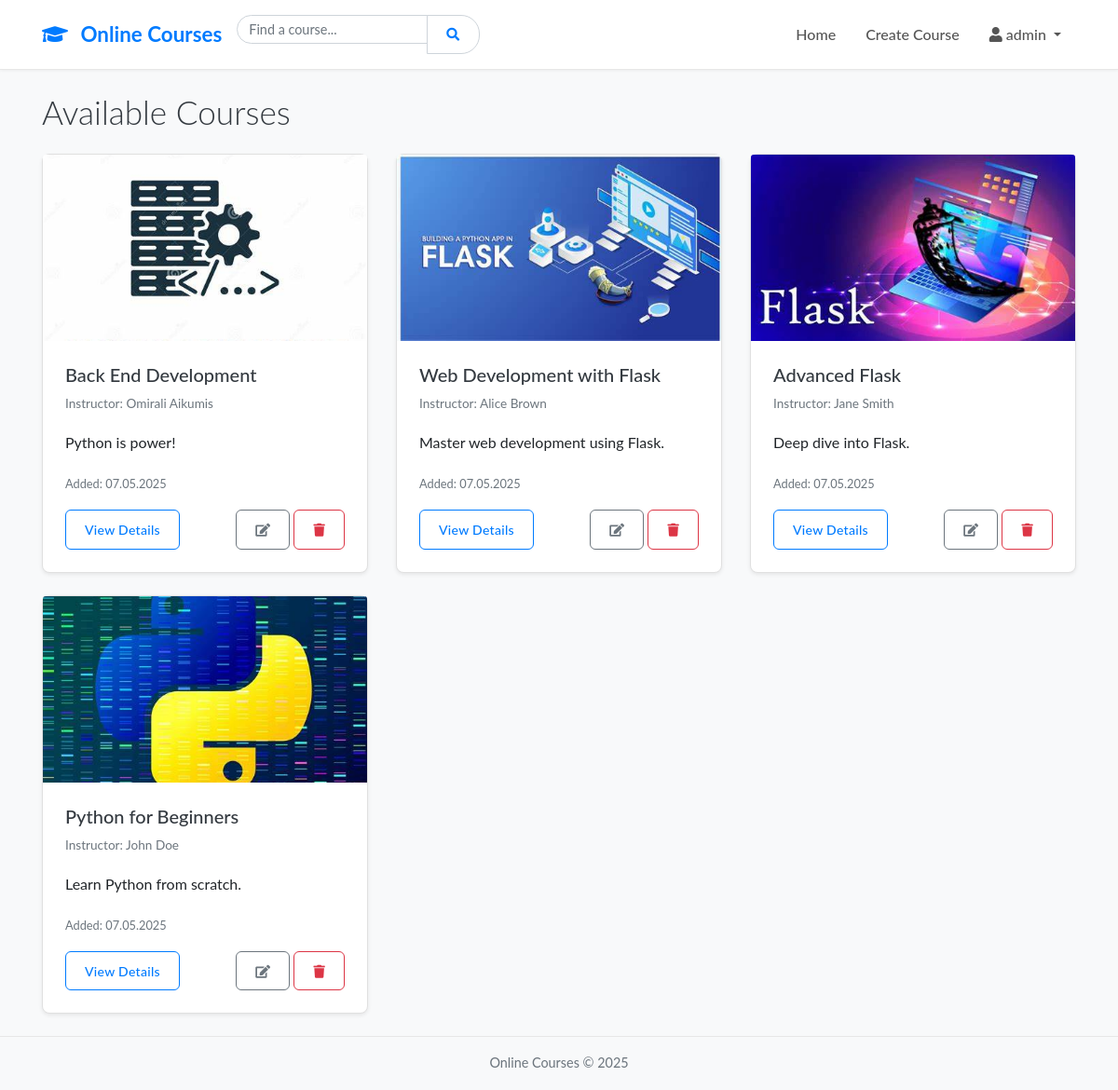
Screenshot of / (signed in) with the database file from the repository.
### app/models.py (models this page shows, shortened)
class User(UserMixin, db.Model):
    id = db.Column(db.Integer, primary_key=True)
    username = db.Column(db.String(64), index=True, unique=True, nullable=False)
    password_hash = db.Column(db.String(256), nullable=False)
    is_admin = db.Column(db.Boolean, default=False, nullable=False)
    courses = db.relationship('Course', backref='creator', lazy='dynamic', cascade="all, delete-orphan")

class Course(db.Model):
    id = db.Column(db.Integer, primary_key=True)
    title = db.Column(db.String(150), index=True, nullable=False)
    description = db.Column(db.Text, nullable=False)
    instructor = db.Column(db.String(100), nullable=False)
    date_posted = db.Column(db.DateTime, nullable=False, default=datetime.utcnow)
    image_filename = db.Column(db.String(100), nullable=True)
    material_filename = db.Column(db.String(100), nullable=True)
    user_id = db.Column(db.Integer, db.ForeignKey('user.id'), nullable=False)

### app/main/routes.py (the view)
@main_bp.route('/')
def courses_view():
    page = request.args.get('page', 1, type=int)
    search_query = request.args.get('query', '').strip()
    query_filter = Course.query
    if search_query:
        query_filter = query_filter.filter(
            or_(
                Course.title.ilike(f'%{search_query}%'),
                Course.instructor.ilike(f'%{search_query}%')
            )
        )
        title = f'Search Results: "{search_query}"'
    else:
        title = 'Available Courses'
    courses = query_filter.order_by(Course.date_posted.desc()).paginate(
        page=page, per_page=current_app.config.get('COURSES_PER_PAGE', 6)
    )
    return render_template('index.html', courses=courses, title=title, query=search_query)

### app/forms.py
class SearchForm(FlaskForm):
    query = StringField('Search Courses')
    submit = SubmitField('Search')

### app/main/routes.py (called while the page is built)
@main_bp.app_context_processor
def base():
    form = SearchForm()
    return dict(search_form=form)

### app/models.py (called while the page is built)
@login_manager.user_loader
def load_user(user_id):
    return db.session.get(User, int(user_id))

### app/templates/index.html (shortened to what this page needs)
{% extends "layout.html" %}
{% block content %}
<div class="d-flex justify-content-between align-items-center mb-3">
     <h1>{{ title }}</h1>
</div>
<div class="row">
    {% if courses and courses.items %}
        {% for course in courses.items %}
        <div class="col-md-4 mb-4">
            <div class="card h-100 shadow-sm">
                <a href="{{ url_for('courses.course_detail', course_id=course.id) }}">
                {% if course.image_filename %}
                    <img src="{{ url_for('courses.uploaded_file', type='images', filename=course.image_filename) }}" class="card-img-top" alt="{{ course.title }}" style="height: 200px; object-fit: cover;">
                {% else %}
                     <img src="{{ url_for('static', filename='images/placeholder.png') }}" class="card-img-top" alt="No Image Available" style="height: 200px; object-fit: contain; background-color: #f8f9fa;">
                 </a>
                {% endif %}
                <div class="card-body d-flex flex-column">
                    <h5 class="card-title">
                         <a href="{{ url_for('courses.course_detail', course_id=course.id) }}" class="text-dark">{{ course.title }}</a>
                    </h5>
                    <p class="card-text text-muted">Instructor: {{ course.instructor }}</p>
                    <p class="card-text flex-grow-1">{{ course.description | truncate(80) }}</p>
                    <p class="card-text"><small class="text-muted">Added: {{ course.date_posted.strftime('%d.%m.%Y') }}</small></p>
                    <div class="mt-auto d-flex justify-content-between align-items-center">
                        <a href="{{ url_for('courses.course_detail', course_id=course.id) }}" class="btn btn-outline-primary btn-sm">View Details</a>
                        {% if current_user.is_authenticated and current_user.is_admin %}
                        <div>
                            <a href="{{ url_for('courses.update_course', course_id=course.id) }}" class="btn btn-outline-secondary btn-sm" title="Edit"><i class="fas fa-edit"></i></a>
                            <button type="button" class="btn btn-outline-danger btn-sm" data-toggle="modal" data-target="#deleteModal{{ course.id }}" title="Delete"><i class="fas fa-trash"></i></button>
                         </div>
                        {% endif %}
                     </div>
                </div>
            </div>
        </div>
        {% endfor %}
    {% endif %}
</div>
{% endblock %}

### app/templates/layout.html (shortened to what this page needs)
<!DOCTYPE html>
<html lang="en">
<head>
    <link href="https://stackpath.bootstrapcdn.com/bootstrap/4.5.2/css/bootstrap.min.css" rel="stylesheet">
    <link rel="stylesheet" href="https://cdnjs.cloudflare.com/ajax/libs/font-awesome/5.15.3/css/all.min.css">
    <link rel="stylesheet" href="{{ url_for('static', filename='style.css') }}">
</head>
<body>
<nav class="navbar navbar-expand-lg navbar-dark bg-dark mb-4">
    <div class="container">
        <a class="navbar-brand" href="{{ url_for('main.courses_view') }}"><i class="fas fa-graduation-cap"></i> Online Courses</a>
        <div class="collapse navbar-collapse" id="navbarNav">
            <form class="form-inline my-2 my-lg-0 mr-auto" method="GET" action="{{ url_for('main.courses_view') }}">
                <div class="input-group">
                     {{ search_form.query(class="form-control form-control-sm", placeholder="Find a course...", value=request.args.get('query', '')) }}
                    <div class="input-group-append">
                         <button type="submit" class="btn btn-outline-success btn-sm"><i class="fas fa-search"></i></button>
                    </div>
                </div>
            </form>
            <ul class="navbar-nav ml-auto">
                <li class="nav-item {% if request.endpoint == 'main.courses_view' %}active{% endif %}"><a class="nav-link" href="{{ url_for('main.courses_view') }}">Home</a></li>
                {% if current_user.is_authenticated %}
                    {% if current_user.is_admin %}
                        <li class="nav-item {% if request.endpoint == 'courses.create_course' %}active{% endif %}"><a class="nav-link" href="{{ url_for('courses.create_course') }}">Create Course</a></li>
                    {% endif %}
                    <li class="nav-item dropdown">
                        <a class="nav-link dropdown-toggle" href="#" id="navbarUserDropdown" role="button" data-toggle="dropdown" aria-haspopup="true" aria-expanded="false">
                          <i class="fas fa-user"></i> {{ current_user.username }}
                        </a>
                     </li>
                {% endif %}
            </ul>
        </div>
    </div>
</nav>
<main role="main" class="container mt-4">
    {% block content %}{% endblock %}
</main>
<footer class="footer mt-auto py-3 bg-light">
  <div class="container text-center">
    <span class="text-muted">Online Courses &copy; {{ current_year }}</span>
  </div>
</footer>
</body>
</html>

### app/static/style.css (style rules this page uses)
body { font-family: 'Lato', 'Helvetica Neue', Helvetica, Arial, sans-serif; background-color: #f8f9fa; color: #212529; line-height: 1.7; }
h1, h2, h3, h4, h5, h6 { font-weight: 300; color: #343a40; }
h1 { font-size: 2.2rem; }
.navbar.bg-dark { background-color: #ffffff !important; border-bottom: 1px solid #e7e7e7; box-shadow: 0 1px 3px rgba(0,0,0,0.05); padding-top: 0.8rem; padding-bottom: 0.8rem; }
.navbar-brand { font-weight: 700; font-size: 1.4rem; color: #007bff !important; }
.navbar-brand .fa-graduation-cap { margin-right: 8px; }
.navbar-dark .navbar-nav .nav-link { color: #555 !important; font-weight: 500; padding: 0.5rem 1rem; transition: color 0.2s ease-in-out; }
.navbar .form-control { border-radius: 20px; border-color: #ced4da; font-size: 0.9rem; }
.navbar .btn-outline-success { border-color: #ced4da; color: #007bff; border-radius: 20px; }
.card { border: 1px solid #e0e0e0; border-radius: 8px; box-shadow: 0 4px 12px rgba(0,0,0,0.08); transition: box-shadow 0.3s ease-in-out, transform 0.3s ease-in-out; }
.card-body { padding: 1.5rem; }
.card-title { margin-bottom: 0.5rem; }
.card-title a { font-weight: 500; font-size: 1.25rem; color: #343a40; text-decoration: none; }
.card-text.text-muted { font-size: 0.85rem; }
.btn { border-radius: 6px; font-weight: 500; padding: 0.6rem 1.25rem; transition: all 0.2s ease-in-out; letter-spacing: 0.3px; }
.btn-outline-primary { color: #007bff; border-color: #007bff; }
.btn-outline-secondary { color: #6c757d; border-color: #6c757d; }
.form-control { border-radius: 6px; border: 1px solid #ced4da; padding: 0.6rem 0.75rem; transition: border-color .15s ease-in-out,box-shadow .15s ease-in-out; }
.footer { background-color: #ffffff; border-top: 1px solid #e7e7e7; color: #6c757d; padding: 1.5rem 0; font-size: 0.9rem; }

### rows the page displays
User: username "admin"
Course: image_filename (picture), title "Back End Development", instructor "Omirali Aikumis", description "Python is power!", date_posted "07.05.2025"
Course: image_filename (picture), title "Web Development with Flask", instructor "Alice Brown", description "Master web development using Flask.", date_posted "07.05.2025"
Course: image_filename (picture), title "Advanced Flask", instructor "Jane Smith", description "Deep dive into Flask.", date_posted "07.05.2025"
Course: image_filename (picture), title "Python for Beginners", instructor "John Doe", description "Learn Python from scratch.", date_posted "07.05.2025"

### other values shown
{{ title }} "Available Courses"
